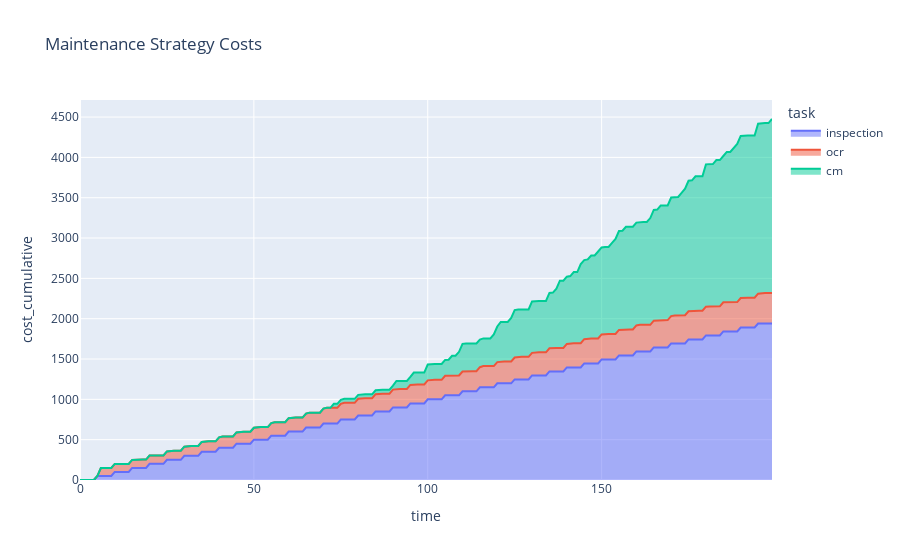

The notebook cell this image was saved under:
### Code cell
df = fm.expected_cost_df()

fig = px.area(df, x="time", y="cost_cumulative", color="task", title='Maintenance Strategy Costs')
fig.show()

### Figure 1 — Plotly figure (JSON) as saved in the notebook; plotly's stock layout.template omitted (floating-point values rounded to 4 significant figures; data arrays with more than 128 entries replaced by an {"elided": "..."} marker saying what was removed)
{"data": [{"hovertemplate": "task=inspection<br>time=%{x}<br>cost_cumulative=%{y}<extra></extra>", "legendgroup": "inspection", "line": {"color": "#636efa"}, "mode": "lines", "name": "inspection", "orientation": "v", "showlegend": true, "stackgroup": "1", "type": "scatter", "x": {"elided": "200 int values"}, "xaxis": "x", "y": {"elided": "200 float values"}, "yaxis": "y"}, {"hovertemplate": "task=ocr<br>time=%{x}<br>cost_cumulative=%{y}<extra></extra>", "legendgroup": "ocr", "line": {"color": "#EF553B"}, "mode": "lines", "name": "ocr", "orientation": "v", "showlegend": true, "stackgroup": "1", "type": "scatter", "x": {"elided": "200 int values"}, "xaxis": "x", "y": {"elided": "200 float values"}, "yaxis": "y"}, {"hovertemplate": "task=cm<br>time=%{x}<br>cost_cumulative=%{y}<extra></extra>", "legendgroup": "cm", "line": {"color": "#00cc96"}, "mode": "lines", "name": "cm", "orientation": "v", "showlegend": true, "stackgroup": "1", "type": "scatter", "x": {"elided": "200 int values"}, "xaxis": "x", "y": {"elided": "200 float values"}, "yaxis": "y"}], "layout": {"legend": {"title": {"text": "task"}, "tracegroupgap": 0}, "title": {"text": "Maintenance Strategy Costs"}, "xaxis": {"anchor": "y", "domain": [0, 1], "title": {"text": "time"}}, "yaxis": {"anchor": "x", "domain": [0, 1], "title": {"text": "cost_cumulative"}}}}
